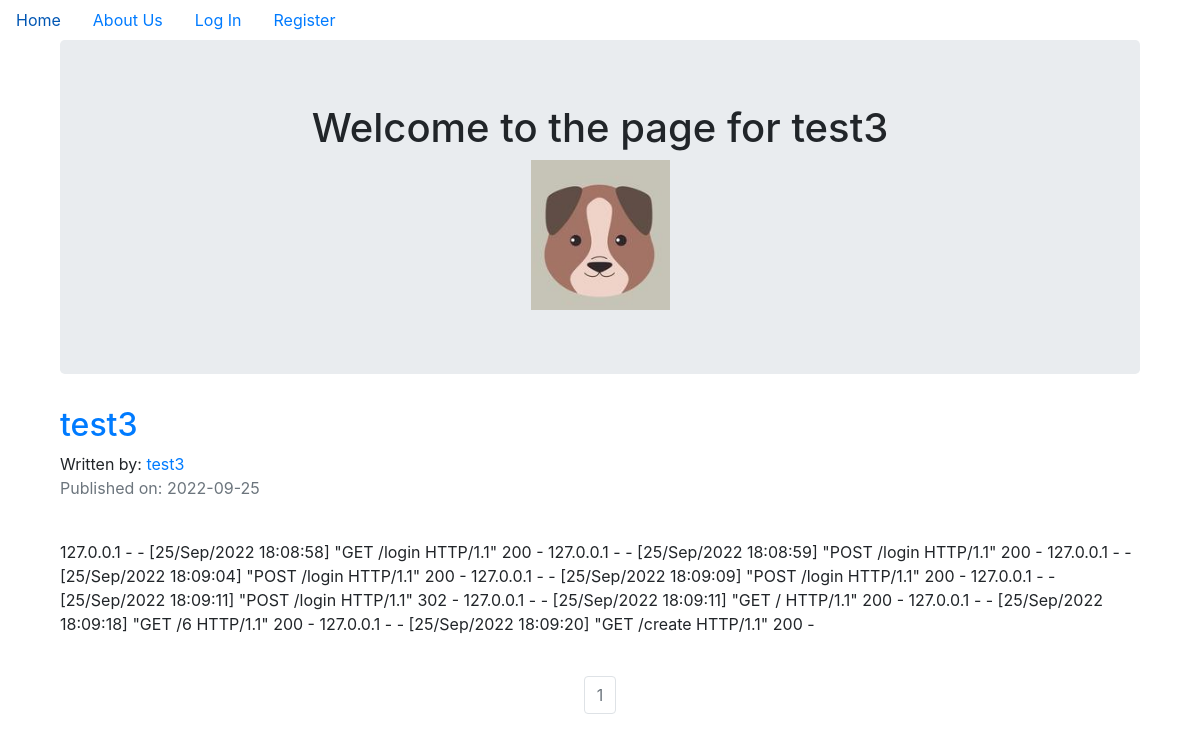
Page /test3 on the earlier database version.
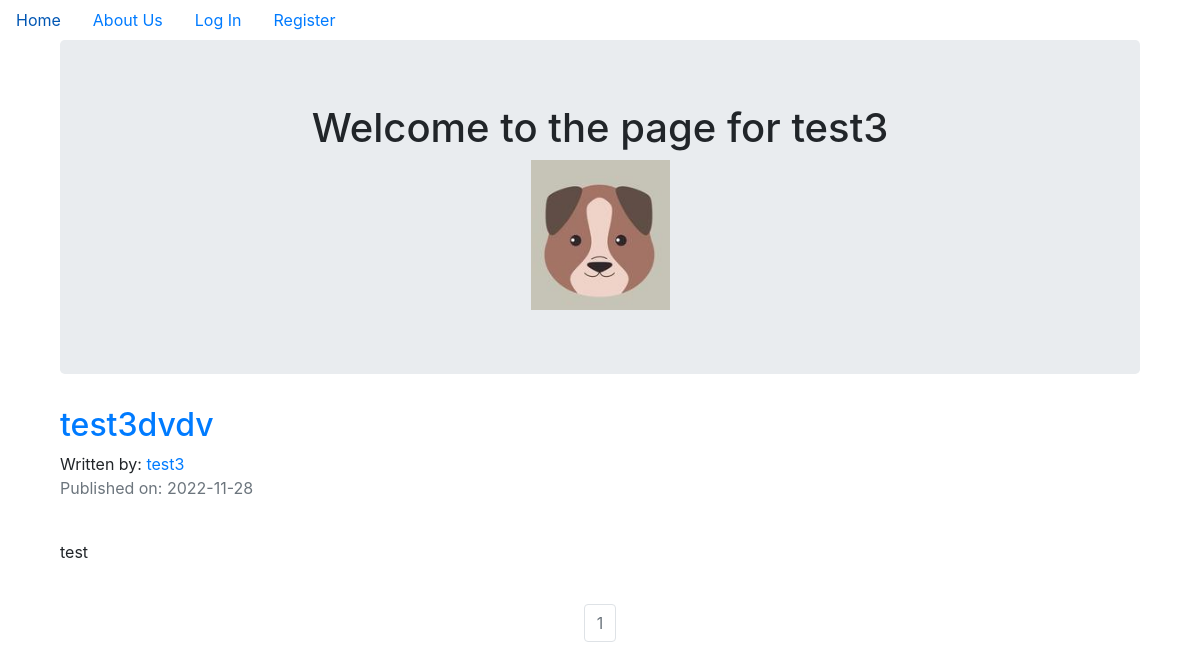
Same page on the later database version.
### puppycompanyblog/models.py (models this page shows, shortened)
class User(db.Model, UserMixin):
    __tablename__ = 'users'
    id = db.Column(db.Integer, primary_key = True)
    profile_image = db.Column(db.String(20), nullable=False, default='default_profile.png')
    email = db.Column(db.String(64), unique=True, index=True)
    username = db.Column(db.String(64), unique=True, index=True)
    password_hash = db.Column(db.String(128))
    posts = db.relationship('BlogPost', backref='author', lazy=True)

class BlogPost(db.Model):
    users = db.relationship(User)
    id = db.Column(db.Integer, primary_key=True)
    user_id = db.Column(db.Integer, db.ForeignKey('users.id'), nullable=False)
    date = db.Column(db.DateTime, nullable=False, default=datetime.utcnow)
    title = db.Column(db.String(140), nullable=False)
    text = db.Column(db.Text, nullable=False)

### puppycompanyblog/users/views.py (the view)
@users.route("/<username>")
def user_posts(username):
    page = request.args.get('page', 1, type=int)
    user = User.query.filter_by(username=username).first_or_404()
    blog_posts = BlogPost.query.filter_by(author=user).order_by(BlogPost.date.desc()).paginate(page=page, per_page=5)
    return render_template('user_blog_posts.html', blog_posts=blog_posts, user=user)

### puppycompanyblog/templates/user_blog_posts.html (shortened to what this page needs)
{% extends "base.html" %}
{% block content %}
<div class="container">
  <div class="jumbotron">
    <div align='center'>
      <h1 >Welcome to the page for {{user.username}}</h1>
      <img align='center' src="{{ url_for('static', filename='profile_pics/' + user.profile_image) }}">
    </div>
  </div>
{% for post in blog_posts.items %}
          <h2><a href="{{ url_for('blog_posts.blog_post', blog_post_id=post.id) }}">{{ post.title }}</a></h2>
          Written by: <a href="{{ url_for('users.user_posts', username=post.author.username) }}">{{ post.author.username }}</a>
          <p class="text-muted">Published on: {{ post.date.strftime('%Y-%m-%d') }}</p>
          <br>
            <p>{{post.text}}</p>
          <br>
{% endfor %}
</div>
<nav aria-label="Page navigation example">
  <ul class="pagination justify-content-center">
    {% for page_num in blog_posts.iter_pages(left_edge=1, right_edge=1, left_current=1, right_current=2) %}
            {% if blog_posts.page == page_num %}
              <li class="page-item disabled">
                <a class="page-link" href="{{ url_for('users.user_posts', username=user.username, page=page_num) }}">{{ page_num }}</a></li>
            {% else %}
              <li class="page-item"><a class="page-link" href="{{ url_for('users.user_posts', username=user.username, page=page_num) }}">{{ page_num }}</a></li>
            {% endif %}
    {% endfor %}
</nav>
{% endblock content %}

### puppycompanyblog/templates/base.html (shortened to what this page needs)
<!DOCTYPE html>
<html>
  <head>
    <link rel="stylesheet" href="https://maxcdn.bootstrapcdn.com/bootstrap/4.0.0/css/bootstrap.min.css">
  </head>
  <body>
  <ul class="nav">
  <li class="nav-item">
    <a class="nav-link" href="{{ url_for('core.index') }}">Home</a>
  </li>
  <li class="nav-item">
    <a class="nav-link" href="{{ url_for('core.info') }}">About Us</a>
  </li>
    {% if current_user.is_authenticated %}
    <li class="nav-link"><a href="{{ url_for('users.logout') }}">Log Out</a></li>
    <li class="nav-link"><a href="{{ url_for('users.account') }}">Account</a></li>
    <li class="nav-link"><a href="{{ url_for('blog_posts.create_post') }}">Create Post</a></li>
    {% else %}
    <li class="nav-link"><a href="{{ url_for('users.login') }}">Log In</a></li>
    <li class="nav-link"><a href="{{ url_for('users.register') }}">Register</a></li>
    {% endif %}
</ul>
<div class="container">
  {% block content %}
  {% endblock %}
</div>
  </body>
</html>

Differences in the rows shown:
changed BlogPost "test3": title "test3" → "test3dvdv"; date "2022-09-25" → "2022-11-28"; text "127.0.0.1 - - [25/Sep/2022 18:08:58] \"GET /login HTTP/1.1\" 200 - 127.0.0.1 - - [25/Sep/2022 18:08:59] \"POST /login HTTP/1.1\" 200 - 127.0.0.1 - - [25/Sep/2022 18:09:04] \"POST /login HTTP/1.1\" 200 - 127.0.0.1 - - [25/Sep/2022 18:09:09] \"POST /login HTTP/1.1\" 200 - 127.0.0.1 - - [25/Sep/2022 18:09:11] \"POST /login HTTP/1.1\" 302 - 127.0.0.1 - - [25/Sep/2022 18:09:11] \"GET / HTTP/1.1\" 200 - 127.0.0.1 - - [25/Sep/2022 18:09:18] \"GET /6 HTTP/1.1\" 200 - 127.0.0.1 - - [25/Sep/2022 18:09:20] \"GET /create HTTP/1.1\" 200 -" → "test"
